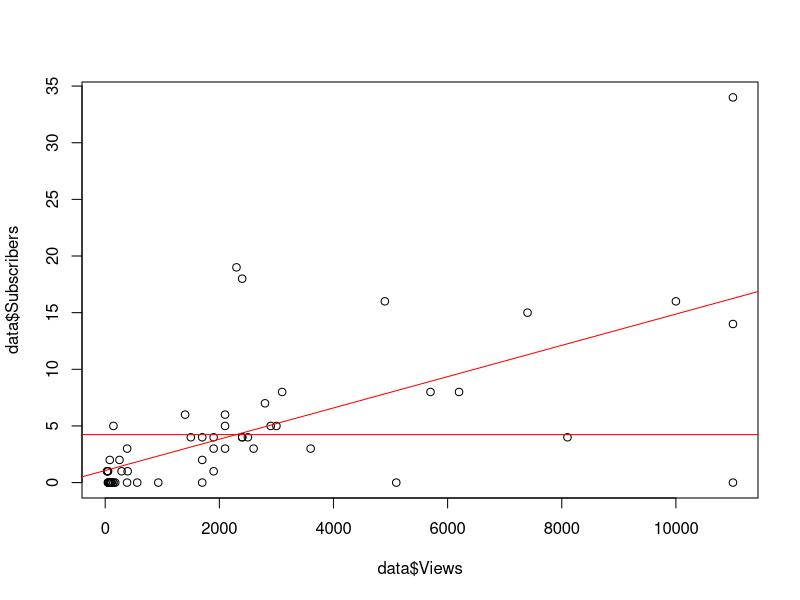

Generate this figure with R: (Note: this script raises an error after producing the figure.)
## Project:  STA 215, Fall 2023, Final Project
# Located:   Kline TCNJ Google Drive
# File Name: template
# Date:      2023_11_16
# Who:       Zachary D. Kline



## Load packages
# NOTE: Run base.R if these commands return an error!
library(readr)
library(dplyr)
library(tidytext)
library(tidyverse)
library(ggplot2)
library(haven)
library(forcats)
library(psych)

# Load data 
data <- read_delim("raw_data.csv")



##################################################################################
############### STEP 1: Table 1    ####################   
##################################################################################
#QUANT_VAR1
#Calculate views per video
table(data$Views)
mean(data$Views)
sd(data$Views)
summary(data$Views)

#QUANT_VAR2
#Calculate likes per video
table(data$Likes)
mean(data$Likes)
sd(data$Likes)
summary(data$Likes)

#QUAL_VAR1
#Primary age demographic per video
table(data$Age)

#QUAL_VAR2
#Gender breakdown per video
table(data$Gender)

#QUAL_VAR3
#Average numbers of views per like
table(data$Views_per_Like)
mean(data$Views_per_Like)
sd(data$Views_per_Like)
summary(data$Views_per_Like)

#QUANT_VAR4
#Average subscriber gain per video
table(data$Subscribers)
mean(data$Subscribers)
sd(data$Subscribers)
summary(data$Subscribers)

##################################################################################
############### STEP 1: Table 2    ####################   
##################################################################################

#Breaks down the amount of videos that fit in each subsection
#I.E. Type of video, Main age demographic, Gender breakdown
table(data$Type)
table(data$Age)
table(data$Gender)

##videos + age range##
table(data$Type, data$Age)


##video type + gender dispersion##
table(data$Type, data$Gender)
##################################################################################
####################   STEP 3: Chi squared test             ####################   
##################################################################################

#Can not reject the Null Hypothesis
#Not enough to confirm it either
#Type of video does NOT have an impact on attracting certain audience
chisq.test(table(data$Type, data$Age))

#Can not reject the Null
#Can not confirm it either
#Type of video does NOT have an impact on attracting certain gender demographic
chisq.test(table(data$Type, data$Gender))
##################################################################################
####################  STEP 4: ANOVA                ####################   
##################################################################################
anova_adapted <- aov(Views ~ Type, data)

summary(anova_adapted)

##type of video and total views do NOT correlate##
##2.049e7 / 2.049e7 + 2.550e9##
##################################################################################
####################  STEP 5: Correlation                ####################   
##################################################################################

#Strong relationship between views and likes
cor(data$Views, data$Likes)

##################################################################################
####################  STEP 6: Linear Regression                ####################   
##################################################################################

#Every view increases subscribers by .0013808
#Small P Value indicates a strong predictor 
#42.73% of like variability can be explained by views
#Good F statistic low standard error = high confidence
linear_relationship <- lm(data$Subscribers ~ data$Views)
summary(linear_relationship)


##################################################################################
####################  STEP 7: Figure 1                                ####################   
##################################################################################
#slopes#
plot(data$Views, data$Subscribers)

abline(linear_relationship, col = "red")
#establish y mean#
abline(h=mean(data$Subscribers),col = "red")
abline(h=y_mean)

#establish x mean#
abline(v=mean(data$Views),col = "red")
abline(v=x_mean)

##################################################################################
####################  STEP 8: Examine residuals                     ####################   
##################################################################################
plot(data$Type, residuals(linear_relationship))
